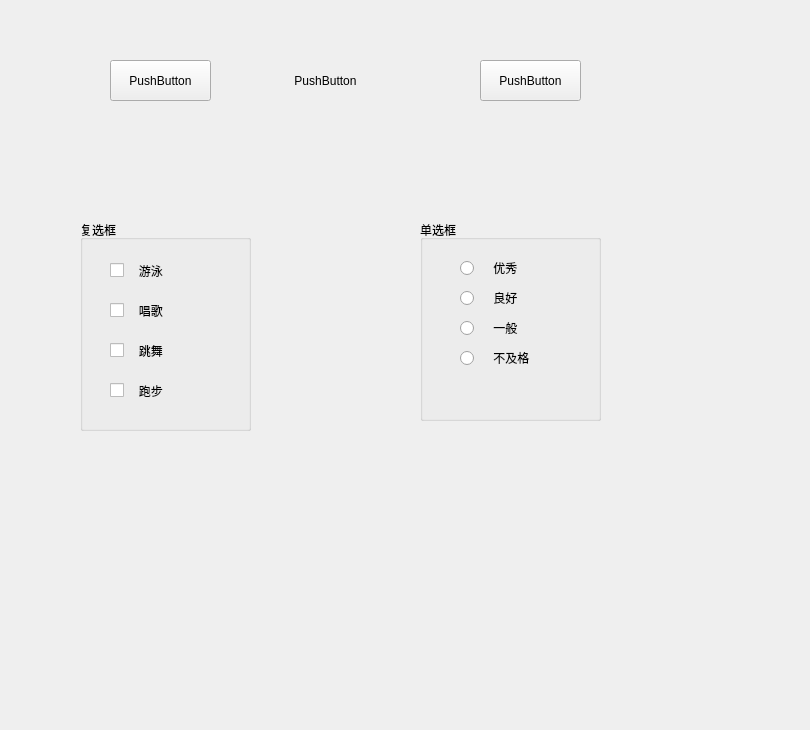
<?xml version="1.0" encoding="UTF-8"?>
<ui version="4.0">
 <class>MyWidget</class>
 <widget class="QWidget" name="MyWidget">
  <property name="geometry">
   <rect>
    <x>0</x>
    <y>0</y>
    <width>810</width>
    <height>730</height>
   </rect>
  </property>
  <property name="windowTitle">
   <string>MyWidget</string>
  </property>
  <widget class="QPushButton" name="pushBtn1">
   <property name="geometry">
    <rect>
     <x>110</x>
     <y>60</y>
     <width>101</width>
     <height>41</height>
    </rect>
   </property>
   <property name="text">
    <string>PushButton</string>
   </property>
   <property name="checkable">
    <bool>true</bool>
   </property>
  </widget>
  <widget class="QPushButton" name="pushBtn2">
   <property name="geometry">
    <rect>
     <x>280</x>
     <y>60</y>
     <width>91</width>
     <height>41</height>
    </rect>
   </property>
   <property name="text">
    <string>PushButton</string>
   </property>
   <property name="flat">
    <bool>true</bool>
   </property>
  </widget>
  <widget class="QPushButton" name="pushBtn3">
   <property name="geometry">
    <rect>
     <x>480</x>
     <y>60</y>
     <width>101</width>
     <height>41</height>
    </rect>
   </property>
   <property name="text">
    <string>PushButton</string>
   </property>
  </widget>
  <widget class="QGroupBox" name="groupBox">
   <property name="geometry">
    <rect>
     <x>80</x>
     <y>220</y>
     <width>171</width>
     <height>211</height>
    </rect>
   </property>
   <property name="title">
    <string>复选框</string>
   </property>
   <widget class="QCheckBox" name="checkBox">
    <property name="geometry">
     <rect>
      <x>30</x>
      <y>40</y>
      <width>81</width>
      <height>21</height>
     </rect>
    </property>
    <property name="text">
     <string>   游泳</string>
    </property>
   </widget>
   <widget class="QCheckBox" name="checkBox_2">
    <property name="geometry">
     <rect>
      <x>30</x>
      <y>80</y>
      <width>81</width>
      <height>21</height>
     </rect>
    </property>
    <property name="text">
     <string>   唱歌</string>
    </property>
   </widget>
   <widget class="QCheckBox" name="checkBox_3">
    <property name="geometry">
     <rect>
      <x>30</x>
      <y>120</y>
      <width>81</width>
      <height>21</height>
     </rect>
    </property>
    <property name="text">
     <string>   跳舞</string>
    </property>
   </widget>
   <widget class="QCheckBox" name="checkBox_4">
    <property name="geometry">
     <rect>
      <x>30</x>
      <y>160</y>
      <width>81</width>
      <height>21</height>
     </rect>
    </property>
    <property name="text">
     <string>   跑步</string>
    </property>
   </widget>
  </widget>
  <widget class="QGroupBox" name="groupBox_2">
   <property name="geometry">
    <rect>
     <x>420</x>
     <y>220</y>
     <width>181</width>
     <height>201</height>
    </rect>
   </property>
   <property name="title">
    <string>单选框</string>
   </property>
   <widget class="QRadioButton" name="radioButton">
    <property name="geometry">
     <rect>
      <x>40</x>
      <y>40</y>
      <width>89</width>
      <height>16</height>
     </rect>
    </property>
    <property name="text">
     <string>    优秀</string>
    </property>
   </widget>
   <widget class="QRadioButton" name="radioButton_2">
    <property name="geometry">
     <rect>
      <x>40</x>
      <y>70</y>
      <width>89</width>
      <height>16</height>
     </rect>
    </property>
    <property name="text">
     <string>    良好</string>
    </property>
   </widget>
   <widget class="QRadioButton" name="radioButton_3">
    <property name="geometry">
     <rect>
      <x>40</x>
      <y>100</y>
      <width>89</width>
      <height>16</height>
     </rect>
    </property>
    <property name="text">
     <string>    一般</string>
    </property>
   </widget>
   <widget class="QRadioButton" name="radioButton_4">
    <property name="geometry">
     <rect>
      <x>40</x>
      <y>130</y>
      <width>89</width>
      <height>16</height>
     </rect>
    </property>
    <property name="text">
     <string>    不及格</string>
    </property>
   </widget>
  </widget>
 </widget>
 <layoutdefault spacing="6" margin="11"/>
 <resources/>
 <connections/>
</ui>
